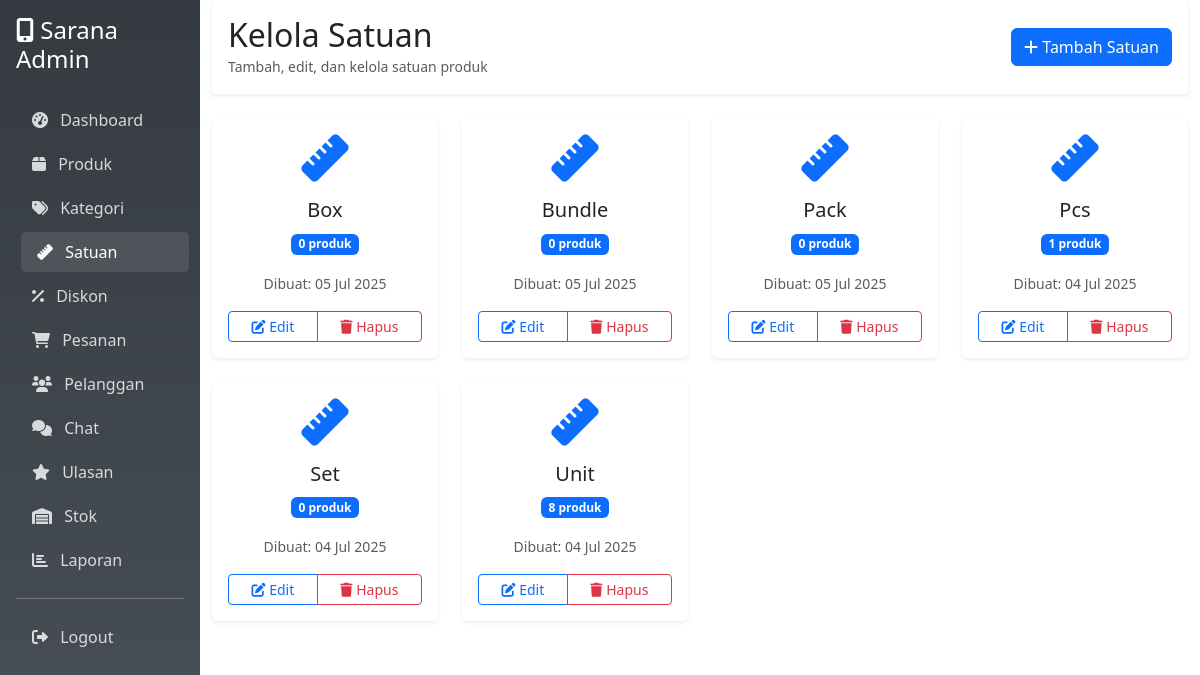
The app's page /admin/units.php (signed in) with its own data.
### tables this page shows
CREATE TABLE `units` (
  `id` int NOT NULL,
  `name` varchar(50) NOT NULL,
  `created_at` timestamp NULL DEFAULT CURRENT_TIMESTAMP
);

### admin/units.php (the view, shortened to what this page needs)
<?php
$conn = getConnection();
$units_query = "
    SELECT u.*,
           COUNT(p.id) as product_count
    FROM units u
    LEFT JOIN products p ON u.id = p.unit_id AND p.status = 'active'
    GROUP BY u.id, u.name, u.created_at
    ORDER BY u.name
";
$units_result = mysqli_query($conn, $units_query);
?>
<!DOCTYPE html>
<html lang="id">
<head>
    <link href="https://cdnjs.cloudflare.com/ajax/libs/bootstrap/5.3.0/css/bootstrap.min.css" rel="stylesheet">
    <link href="https://cdnjs.cloudflare.com/ajax/libs/font-awesome/6.0.0/css/all.min.css" rel="stylesheet">
</head>
<body>
    <div class="container-fluid">
        <div class="row">
            <div class="col-md-3 col-lg-2 sidebar p-0">
                <div class="p-3">
                    <h4 class="text-white mb-4">
                        <i class="fas fa-mobile-alt"></i> Sarana Admin
                    </h4>
                    <nav class="nav flex-column">
                        <a class="nav-link" href="dashboard.php">
                            <i class="fas fa-tachometer-alt me-2"></i> Dashboard
                        </a>
                        <a class="nav-link" href="products.php">
                            <i class="fas fa-box me-2"></i> Produk
                        </a>
                        <a class="nav-link" href="categories.php">
                            <i class="fas fa-tags me-2"></i> Kategori
                        </a>
                        <a class="nav-link active" href="units.php">
                            <i class="fas fa-ruler me-2"></i> Satuan
                        </a>
                        <a class="nav-link" href="discounts.php">
                            <i class="fas fa-percent me-2"></i> Diskon
                        </a>
                        <a class="nav-link" href="orders.php">
                            <i class="fas fa-shopping-cart me-2"></i> Pesanan
                        </a>
                        <a class="nav-link" href="customers.php">
                            <i class="fas fa-users me-2"></i> Pelanggan
                        </a>
                        <a class="nav-link" href="chats.php">
                            <i class="fas fa-comments me-2"></i> Chat
                        </a>
                        <a class="nav-link" href="reviews.php">
                            <i class="fas fa-star me-2"></i> Ulasan
                        </a>
                        <a class="nav-link" href="stock.php">
                            <i class="fas fa-warehouse me-2"></i> Stok
                        </a>
                        <a class="nav-link" href="reports.php">
                            <i class="fas fa-chart-bar me-2"></i> Laporan
                        </a>
                        <hr class="text-white">
                        <a class="nav-link" href="../logout.php">
                            <i class="fas fa-sign-out-alt me-2"></i> Logout
                        </a>
                    </nav>
                </div>
            </div>
            <div class="col-md-9 col-lg-10">
                <div class="bg-white shadow-sm p-3 mb-4">
                    <div class="d-flex justify-content-between align-items-center">
                        <div>
                            <h2 class="mb-0">Kelola Satuan</h2>
                            <small class="text-muted">Tambah, edit, dan kelola satuan produk</small>
                        </div>
                        <button class="btn btn-primary" data-bs-toggle="modal" data-bs-target="#addUnitModal">
                            <i class="fas fa-plus"></i> Tambah Satuan
                        </button>
                    </div>
                </div>
                <div class="row">
                    <?php while ($unit = mysqli_fetch_assoc($units_result)): ?>
                    <div class="col-lg-3 col-md-4 col-sm-6 mb-4">
                        <div class="card unit-card border-0 shadow-sm h-100">
                            <div class="card-body text-center">
                                <div class="mb-3">
                                    <i class="fas fa-ruler fa-3x text-primary"></i>
                                </div>
                                <h5 class="card-title"><?= $unit['name'] ?></h5>
                                <p class="text-muted">
                                    <span class="badge bg-primary"><?= $unit['product_count'] ?> produk</span>
                                </p>
                                <small class="text-muted">
                                    Dibuat: <?= date('d M Y', strtotime($unit['created_at'])) ?>
                                </small>
                                <div class="mt-3">
                                    <div class="btn-group w-100">
                                        <button class="btn btn-outline-primary btn-sm"
                                            onclick="editUnit(<?= htmlspecialchars(json_encode($unit)) ?>)">
                                            <i class="fas fa-edit"></i> Edit
                                        </button>
                                        <button class="btn btn-outline-danger btn-sm"
                                            onclick="deleteUnit(<?= $unit['id'] ?>, '<?= $unit['name'] ?>')">
                                            <i class="fas fa-trash"></i> Hapus
                                        </button>
                                    </div>
                                </div>
                            </div>
                        </div>
                    </div>
                    <?php endwhile; ?>
                </div>
            </div>
        </div>
    </div>
</body>
</html>

### admin/units.php (style rules this page uses)
.sidebar { min-height: 100vh; background: linear-gradient(180deg, #343a40 0%, #495057 100%); }
.sidebar .nav-link { color: rgba(255, 255, 255, 0.8); border-radius: 5px; margin: 2px 0; transition: all 0.3s; }
.sidebar .nav-link:hover, .sidebar .nav-link.active { color: white; background: rgba(255, 255, 255, 0.1); transform: translateX(5px); }
.unit-card { transition: transform 0.3s; border-left: 4px solid #007bff; }

### records on screen
units: name "Box", product_count "0", created_at "05 Jul 2025"
units: name "Bundle", product_count "0", created_at "05 Jul 2025"
units: name "Pack", product_count "0", created_at "05 Jul 2025"
units: name "Pcs", product_count "1", created_at "04 Jul 2025"
units: name "Set", product_count "0", created_at "04 Jul 2025"
units: name "Unit", product_count "8", created_at "04 Jul 2025"
